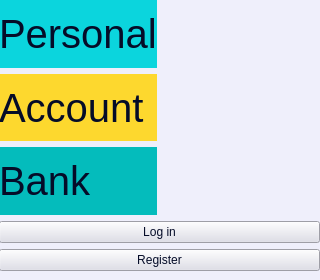
<?xml version="1.0" encoding="UTF-8"?>
<ui version="4.0">
 <class>MainWindow</class>
 <widget class="QMainWindow" name="MainWindow">
  <property name="geometry">
   <rect>
    <x>0</x>
    <y>0</y>
    <width>320</width>
    <height>280</height>
   </rect>
  </property>
  <property name="minimumSize">
   <size>
    <width>320</width>
    <height>280</height>
   </size>
  </property>
  <property name="maximumSize">
   <size>
    <width>320</width>
    <height>280</height>
   </size>
  </property>
  <property name="windowTitle">
   <string>MainWindow</string>
  </property>
  <property name="styleSheet">
   <string notr="true">
background-color: rgb(239, 239, 251);</string>
  </property>
  <widget class="QWidget" name="centralwidget">
   <property name="styleSheet">
    <string notr="true">background-color: rgb(239, 239, 251);</string>
   </property>
   <widget class="QWidget" name="layoutWidget">
    <property name="geometry">
     <rect>
      <x>-1</x>
      <y>0</y>
      <width>321</width>
      <height>271</height>
     </rect>
    </property>
    <layout class="QGridLayout" name="gridLayout">
     <item row="0" column="0">
      <layout class="QHBoxLayout" name="horizontalLayout">
       <item>
        <layout class="QVBoxLayout" name="verticalLayout_2">
         <item>
          <widget class="QLabel" name="Personal">
           <property name="font">
            <font>
             <family>Arial</family>
             <pointsize>30</pointsize>
             <weight>50</weight>
             <italic>false</italic>
             <bold>false</bold>
            </font>
           </property>
           <property name="styleSheet">
            <string notr="true">font: 30pt &quot;Arial&quot;;
background-color: rgb(11, 213, 221);
color: rgb(5, 12, 40);</string>
           </property>
           <property name="text">
            <string>Personal</string>
           </property>
          </widget>
         </item>
         <item>
          <widget class="QLabel" name="Account">
           <property name="font">
            <font>
             <family>Arial</family>
             <pointsize>30</pointsize>
             <weight>50</weight>
             <italic>false</italic>
             <bold>false</bold>
            </font>
           </property>
           <property name="styleSheet">
            <string notr="true">font: 30pt &quot;Arial&quot;;
color: rgb(5, 12, 40);
background-color: rgb(253, 216, 46);
</string>
           </property>
           <property name="text">
            <string>Account</string>
           </property>
          </widget>
         </item>
         <item>
          <widget class="QLabel" name="Bank">
           <property name="font">
            <font>
             <family>Arial</family>
             <pointsize>30</pointsize>
             <weight>50</weight>
             <italic>false</italic>
             <bold>false</bold>
            </font>
           </property>
           <property name="styleSheet">
            <string notr="true">font: 30pt &quot;Arial&quot;;
color: rgb(5, 12, 40);
background-color: rgb(4, 188, 188);
</string>
           </property>
           <property name="text">
            <string>Bank</string>
           </property>
          </widget>
         </item>
        </layout>
       </item>
       <item>
        <widget class="QLabel" name="Icon">
         <property name="styleSheet">
          <string notr="true">image: url(:/new/icons/Resources/money.png);</string>
         </property>
         <property name="text">
          <string/>
         </property>
        </widget>
       </item>
      </layout>
     </item>
     <item row="1" column="0">
      <layout class="QVBoxLayout" name="verticalLayout">
       <item>
        <widget class="QPushButton" name="logIn">
         <property name="autoFillBackground">
          <bool>false</bool>
         </property>
         <property name="styleSheet">
          <string notr="true">font: 14pt &quot;Arial&quot;;
background-color: rgb(221, 221, 232);
color: rgb(5, 12, 40);</string>
         </property>
         <property name="text">
          <string>Log in</string>
         </property>
        </widget>
       </item>
       <item>
        <widget class="QPushButton" name="reg">
         <property name="autoFillBackground">
          <bool>false</bool>
         </property>
         <property name="styleSheet">
          <string notr="true">font: 14pt &quot;Arial&quot;;
background-color: rgb(221, 221, 232);
color: rgb(5, 12, 40);
</string>
         </property>
         <property name="text">
          <string>Register</string>
         </property>
        </widget>
       </item>
      </layout>
     </item>
    </layout>
   </widget>
  </widget>
 </widget>
 <resources/>
 <connections/>
</ui>
